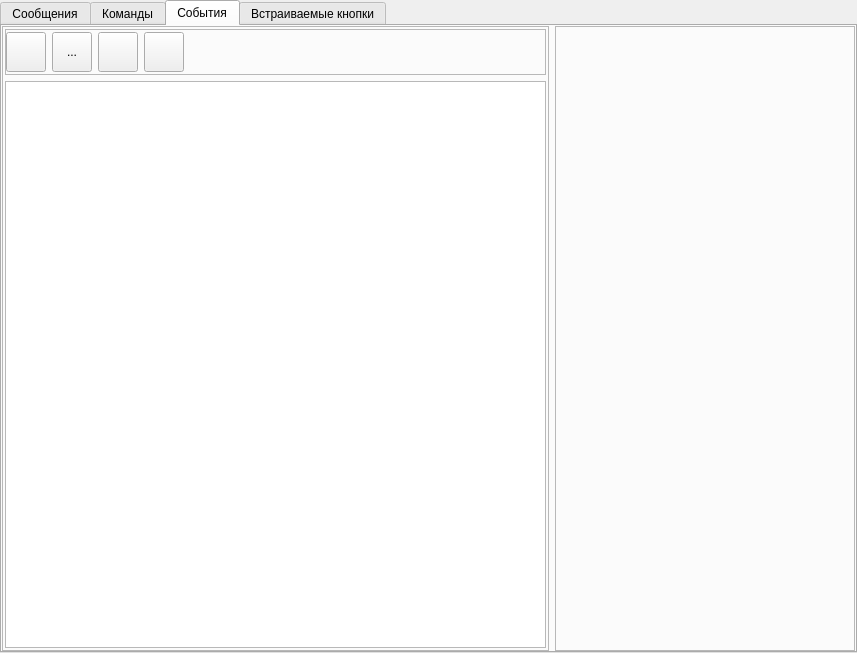
<?xml version="1.0" encoding="UTF-8"?>
<ui version="4.0">
 <class>TgBotConfigurationWidget</class>
 <widget class="QWidget" name="TgBotConfigurationWidget">
  <property name="geometry">
   <rect>
    <x>0</x>
    <y>0</y>
    <width>857</width>
    <height>653</height>
   </rect>
  </property>
  <property name="sizePolicy">
   <sizepolicy hsizetype="MinimumExpanding" vsizetype="MinimumExpanding">
    <horstretch>0</horstretch>
    <verstretch>0</verstretch>
   </sizepolicy>
  </property>
  <property name="windowTitle">
   <string>Form</string>
  </property>
  <layout class="QHBoxLayout" name="horizontalLayout">
   <property name="spacing">
    <number>0</number>
   </property>
   <property name="leftMargin">
    <number>0</number>
   </property>
   <property name="topMargin">
    <number>0</number>
   </property>
   <property name="rightMargin">
    <number>0</number>
   </property>
   <property name="bottomMargin">
    <number>0</number>
   </property>
   <item>
    <widget class="QTabWidget" name="tabWidget">
     <property name="currentIndex">
      <number>2</number>
     </property>
     <widget class="QWidget" name="tbMessageConfig">
      <attribute name="title">
       <string>Сообщения</string>
      </attribute>
      <layout class="QGridLayout" name="gridLayout" columnstretch="2,3">
       <property name="leftMargin">
        <number>0</number>
       </property>
       <property name="topMargin">
        <number>0</number>
       </property>
       <property name="rightMargin">
        <number>0</number>
       </property>
       <property name="bottomMargin">
        <number>0</number>
       </property>
       <property name="horizontalSpacing">
        <number>9</number>
       </property>
       <item row="0" column="0">
        <widget class="QFrame" name="frame">
         <property name="frameShape">
          <enum>QFrame::Shape::StyledPanel</enum>
         </property>
         <property name="frameShadow">
          <enum>QFrame::Shadow::Raised</enum>
         </property>
         <layout class="QVBoxLayout" name="verticalLayout">
          <property name="leftMargin">
           <number>2</number>
          </property>
          <property name="topMargin">
           <number>2</number>
          </property>
          <property name="rightMargin">
           <number>2</number>
          </property>
          <property name="bottomMargin">
           <number>2</number>
          </property>
          <item>
           <widget class="QFrame" name="frame_3">
            <property name="frameShape">
             <enum>QFrame::Shape::StyledPanel</enum>
            </property>
            <property name="frameShadow">
             <enum>QFrame::Shadow::Raised</enum>
            </property>
            <layout class="QHBoxLayout" name="horizontalLayout_2">
             <property name="leftMargin">
              <number>0</number>
             </property>
             <property name="topMargin">
              <number>2</number>
             </property>
             <property name="bottomMargin">
              <number>2</number>
             </property>
             <item>
              <widget class="QToolButton" name="tbAddTGMessage">
               <property name="minimumSize">
                <size>
                 <width>40</width>
                 <height>40</height>
                </size>
               </property>
               <property name="toolTip">
                <string>Добавить сообщение</string>
               </property>
               <property name="text">
                <string>...</string>
               </property>
               <property name="icon">
                <iconset resource="res.qrc">
                 <normaloff>:/img/icons/add-message.png</normaloff>:/img/icons/add-message.png</iconset>
               </property>
               <property name="iconSize">
                <size>
                 <width>30</width>
                 <height>30</height>
                </size>
               </property>
              </widget>
             </item>
             <item>
              <widget class="QToolButton" name="tbDeleteMessage">
               <property name="minimumSize">
                <size>
                 <width>40</width>
                 <height>40</height>
                </size>
               </property>
               <property name="toolTip">
                <string>Удалить сообщение</string>
               </property>
               <property name="text">
                <string>...</string>
               </property>
               <property name="icon">
                <iconset resource="res.qrc">
                 <normaloff>:/img/icons/delete-message.png</normaloff>:/img/icons/delete-message.png</iconset>
               </property>
               <property name="iconSize">
                <size>
                 <width>30</width>
                 <height>30</height>
                </size>
               </property>
              </widget>
             </item>
             <item>
              <widget class="QToolButton" name="tbSaveMessage">
               <property name="minimumSize">
                <size>
                 <width>40</width>
                 <height>40</height>
                </size>
               </property>
               <property name="toolTip">
                <string>Сохранить сообщение</string>
               </property>
               <property name="text">
                <string>...</string>
               </property>
               <property name="icon">
                <iconset resource="res.qrc">
                 <normaloff>:/img/icons/save-message.png</normaloff>:/img/icons/save-message.png</iconset>
               </property>
               <property name="iconSize">
                <size>
                 <width>30</width>
                 <height>30</height>
                </size>
               </property>
              </widget>
             </item>
             <item>
              <spacer name="horizontalSpacer">
               <property name="orientation">
                <enum>Qt::Orientation::Horizontal</enum>
               </property>
               <property name="sizeHint" stdset="0">
                <size>
                 <width>40</width>
                 <height>20</height>
                </size>
               </property>
              </spacer>
             </item>
            </layout>
           </widget>
          </item>
          <item>
           <widget class="QTreeView" name="tvTGMessages"/>
          </item>
         </layout>
        </widget>
       </item>
       <item row="0" column="1">
        <widget class="QFrame" name="frMessageData">
         <property name="frameShape">
          <enum>QFrame::Shape::StyledPanel</enum>
         </property>
         <property name="frameShadow">
          <enum>QFrame::Shadow::Raised</enum>
         </property>
         <layout class="QVBoxLayout" name="verticalLayout_2">
          <property name="spacing">
           <number>0</number>
          </property>
          <property name="leftMargin">
           <number>0</number>
          </property>
          <property name="topMargin">
           <number>0</number>
          </property>
          <property name="rightMargin">
           <number>0</number>
          </property>
          <property name="bottomMargin">
           <number>0</number>
          </property>
         </layout>
        </widget>
       </item>
      </layout>
     </widget>
     <widget class="QWidget" name="tbCommandsConfig">
      <attribute name="title">
       <string>Команды</string>
      </attribute>
      <layout class="QHBoxLayout" name="horizontalLayout_3" stretch="2,3">
       <property name="leftMargin">
        <number>0</number>
       </property>
       <property name="topMargin">
        <number>0</number>
       </property>
       <property name="rightMargin">
        <number>0</number>
       </property>
       <property name="bottomMargin">
        <number>0</number>
       </property>
       <item>
        <widget class="QFrame" name="frame_4">
         <property name="frameShape">
          <enum>QFrame::Shape::StyledPanel</enum>
         </property>
         <property name="frameShadow">
          <enum>QFrame::Shadow::Raised</enum>
         </property>
         <layout class="QVBoxLayout" name="verticalLayout_10">
          <property name="leftMargin">
           <number>2</number>
          </property>
          <property name="topMargin">
           <number>2</number>
          </property>
          <property name="rightMargin">
           <number>2</number>
          </property>
          <property name="bottomMargin">
           <number>2</number>
          </property>
          <item>
           <widget class="QFrame" name="frame_6">
            <property name="frameShape">
             <enum>QFrame::Shape::StyledPanel</enum>
            </property>
            <property name="frameShadow">
             <enum>QFrame::Shadow::Raised</enum>
            </property>
            <layout class="QHBoxLayout" name="horizontalLayout_4">
             <property name="leftMargin">
              <number>0</number>
             </property>
             <property name="topMargin">
              <number>2</number>
             </property>
             <property name="rightMargin">
              <number>9</number>
             </property>
             <property name="bottomMargin">
              <number>2</number>
             </property>
             <item>
              <widget class="QToolButton" name="tbAddTGCommand">
               <property name="minimumSize">
                <size>
                 <width>40</width>
                 <height>40</height>
                </size>
               </property>
               <property name="text">
                <string>...</string>
               </property>
               <property name="icon">
                <iconset resource="res.qrc">
                 <normaloff>:/img/icons/add_command.png</normaloff>:/img/icons/add_command.png</iconset>
               </property>
               <property name="iconSize">
                <size>
                 <width>30</width>
                 <height>30</height>
                </size>
               </property>
              </widget>
             </item>
             <item>
              <widget class="QToolButton" name="tbDeleteCommand">
               <property name="minimumSize">
                <size>
                 <width>40</width>
                 <height>40</height>
                </size>
               </property>
               <property name="text">
                <string>...</string>
               </property>
               <property name="icon">
                <iconset resource="res.qrc">
                 <normaloff>:/img/icons/delete_command.png</normaloff>:/img/icons/delete_command.png</iconset>
               </property>
               <property name="iconSize">
                <size>
                 <width>30</width>
                 <height>30</height>
                </size>
               </property>
              </widget>
             </item>
             <item>
              <widget class="QToolButton" name="tbSaveCommands">
               <property name="minimumSize">
                <size>
                 <width>40</width>
                 <height>40</height>
                </size>
               </property>
               <property name="text">
                <string>...</string>
               </property>
               <property name="icon">
                <iconset resource="res.qrc">
                 <normaloff>:/img/icons/save_command.png</normaloff>:/img/icons/save_command.png</iconset>
               </property>
               <property name="iconSize">
                <size>
                 <width>30</width>
                 <height>30</height>
                </size>
               </property>
              </widget>
             </item>
             <item>
              <widget class="QToolButton" name="tbAddTGCommandToMainMenu">
               <property name="minimumSize">
                <size>
                 <width>40</width>
                 <height>40</height>
                </size>
               </property>
               <property name="text">
                <string>...</string>
               </property>
               <property name="icon">
                <iconset resource="res.qrc">
                 <normaloff>:/img/icons/add_to_main_menu_command.png</normaloff>:/img/icons/add_to_main_menu_command.png</iconset>
               </property>
               <property name="iconSize">
                <size>
                 <width>30</width>
                 <height>30</height>
                </size>
               </property>
              </widget>
             </item>
             <item>
              <spacer name="horizontalSpacer_2">
               <property name="orientation">
                <enum>Qt::Orientation::Horizontal</enum>
               </property>
               <property name="sizeHint" stdset="0">
                <size>
                 <width>40</width>
                 <height>20</height>
                </size>
               </property>
              </spacer>
             </item>
            </layout>
           </widget>
          </item>
          <item>
           <widget class="QFrame" name="frame_7">
            <property name="frameShape">
             <enum>QFrame::Shape::StyledPanel</enum>
            </property>
            <property name="frameShadow">
             <enum>QFrame::Shadow::Raised</enum>
            </property>
            <layout class="QVBoxLayout" name="verticalLayout_11">
             <property name="leftMargin">
              <number>0</number>
             </property>
             <property name="topMargin">
              <number>0</number>
             </property>
             <property name="rightMargin">
              <number>0</number>
             </property>
             <property name="bottomMargin">
              <number>0</number>
             </property>
             <item>
              <widget class="QTreeView" name="tvAllCommands"/>
             </item>
            </layout>
           </widget>
          </item>
         </layout>
        </widget>
       </item>
       <item>
        <widget class="QFrame" name="frCommandData">
         <property name="frameShape">
          <enum>QFrame::Shape::StyledPanel</enum>
         </property>
         <property name="frameShadow">
          <enum>QFrame::Shadow::Raised</enum>
         </property>
         <layout class="QVBoxLayout" name="verticalLayout_16">
          <property name="spacing">
           <number>0</number>
          </property>
          <property name="leftMargin">
           <number>0</number>
          </property>
          <property name="topMargin">
           <number>0</number>
          </property>
          <property name="rightMargin">
           <number>0</number>
          </property>
          <property name="bottomMargin">
           <number>0</number>
          </property>
         </layout>
        </widget>
       </item>
      </layout>
     </widget>
     <widget class="QWidget" name="tbEventsConfig">
      <attribute name="title">
       <string>События</string>
      </attribute>
      <layout class="QHBoxLayout" name="horizontalLayout_5" stretch="0,0">
       <property name="leftMargin">
        <number>0</number>
       </property>
       <property name="topMargin">
        <number>0</number>
       </property>
       <property name="rightMargin">
        <number>0</number>
       </property>
       <property name="bottomMargin">
        <number>0</number>
       </property>
       <item>
        <widget class="QFrame" name="frame_8">
         <property name="frameShape">
          <enum>QFrame::Shape::StyledPanel</enum>
         </property>
         <property name="frameShadow">
          <enum>QFrame::Shadow::Raised</enum>
         </property>
         <layout class="QVBoxLayout" name="verticalLayout_17">
          <property name="leftMargin">
           <number>2</number>
          </property>
          <property name="topMargin">
           <number>2</number>
          </property>
          <property name="rightMargin">
           <number>2</number>
          </property>
          <property name="bottomMargin">
           <number>2</number>
          </property>
          <item>
           <widget class="QFrame" name="frame_10">
            <property name="frameShape">
             <enum>QFrame::Shape::StyledPanel</enum>
            </property>
            <property name="frameShadow">
             <enum>QFrame::Shadow::Raised</enum>
            </property>
            <layout class="QHBoxLayout" name="horizontalLayout_6">
             <property name="leftMargin">
              <number>0</number>
             </property>
             <property name="topMargin">
              <number>2</number>
             </property>
             <property name="bottomMargin">
              <number>2</number>
             </property>
             <item>
              <widget class="QToolButton" name="tbAddTGEvent">
               <property name="minimumSize">
                <size>
                 <width>40</width>
                 <height>40</height>
                </size>
               </property>
               <property name="text">
                <string/>
               </property>
               <property name="icon">
                <iconset resource="res.qrc">
                 <normaloff>:/img/icons/add_event.png</normaloff>:/img/icons/add_event.png</iconset>
               </property>
               <property name="iconSize">
                <size>
                 <width>30</width>
                 <height>30</height>
                </size>
               </property>
              </widget>
             </item>
             <item>
              <widget class="QToolButton" name="tbAddScheduleEvent">
               <property name="minimumSize">
                <size>
                 <width>40</width>
                 <height>40</height>
                </size>
               </property>
               <property name="text">
                <string>...</string>
               </property>
               <property name="icon">
                <iconset resource="res.qrc">
                 <normaloff>:/img/icons/add_sch_event.png</normaloff>:/img/icons/add_sch_event.png</iconset>
               </property>
               <property name="iconSize">
                <size>
                 <width>31</width>
                 <height>30</height>
                </size>
               </property>
              </widget>
             </item>
             <item>
              <widget class="QToolButton" name="tbDeleteEvent">
               <property name="minimumSize">
                <size>
                 <width>40</width>
                 <height>40</height>
                </size>
               </property>
               <property name="text">
                <string/>
               </property>
               <property name="icon">
                <iconset resource="res.qrc">
                 <normaloff>:/img/icons/delete_event.png</normaloff>:/img/icons/delete_event.png</iconset>
               </property>
               <property name="iconSize">
                <size>
                 <width>30</width>
                 <height>30</height>
                </size>
               </property>
              </widget>
             </item>
             <item>
              <widget class="QToolButton" name="tbSaveEvents">
               <property name="minimumSize">
                <size>
                 <width>40</width>
                 <height>40</height>
                </size>
               </property>
               <property name="text">
                <string/>
               </property>
               <property name="icon">
                <iconset resource="res.qrc">
                 <normaloff>:/img/icons/save_event.png</normaloff>:/img/icons/save_event.png</iconset>
               </property>
               <property name="iconSize">
                <size>
                 <width>30</width>
                 <height>30</height>
                </size>
               </property>
              </widget>
             </item>
             <item>
              <spacer name="horizontalSpacer_3">
               <property name="orientation">
                <enum>Qt::Orientation::Horizontal</enum>
               </property>
               <property name="sizeHint" stdset="0">
                <size>
                 <width>40</width>
                 <height>20</height>
                </size>
               </property>
              </spacer>
             </item>
            </layout>
           </widget>
          </item>
          <item>
           <widget class="QTreeView" name="tvAllEvents"/>
          </item>
         </layout>
        </widget>
       </item>
       <item>
        <widget class="QFrame" name="frEventsData">
         <property name="minimumSize">
          <size>
           <width>300</width>
           <height>0</height>
          </size>
         </property>
         <property name="frameShape">
          <enum>QFrame::Shape::StyledPanel</enum>
         </property>
         <property name="frameShadow">
          <enum>QFrame::Shadow::Raised</enum>
         </property>
         <layout class="QVBoxLayout" name="verticalLayout_19">
          <property name="spacing">
           <number>6</number>
          </property>
          <property name="leftMargin">
           <number>0</number>
          </property>
          <property name="topMargin">
           <number>0</number>
          </property>
          <property name="rightMargin">
           <number>0</number>
          </property>
          <property name="bottomMargin">
           <number>0</number>
          </property>
         </layout>
        </widget>
       </item>
      </layout>
     </widget>
     <widget class="QWidget" name="tbInlineButtons">
      <attribute name="title">
       <string>Встраиваемые кнопки</string>
      </attribute>
      <layout class="QHBoxLayout" name="horizontalLayout_10" stretch="2,3">
       <property name="spacing">
        <number>6</number>
       </property>
       <property name="leftMargin">
        <number>0</number>
       </property>
       <property name="topMargin">
        <number>0</number>
       </property>
       <property name="rightMargin">
        <number>0</number>
       </property>
       <property name="bottomMargin">
        <number>0</number>
       </property>
       <item>
        <widget class="QFrame" name="frame_11">
         <property name="frameShape">
          <enum>QFrame::Shape::StyledPanel</enum>
         </property>
         <property name="frameShadow">
          <enum>QFrame::Shadow::Raised</enum>
         </property>
         <layout class="QVBoxLayout" name="verticalLayout_21">
          <property name="leftMargin">
           <number>2</number>
          </property>
          <property name="topMargin">
           <number>2</number>
          </property>
          <property name="rightMargin">
           <number>2</number>
          </property>
          <property name="bottomMargin">
           <number>2</number>
          </property>
          <item>
           <widget class="QFrame" name="frame_13">
            <property name="frameShape">
             <enum>QFrame::Shape::StyledPanel</enum>
            </property>
            <property name="frameShadow">
             <enum>QFrame::Shadow::Raised</enum>
            </property>
            <layout class="QHBoxLayout" name="horizontalLayout_11">
             <property name="leftMargin">
              <number>0</number>
             </property>
             <property name="topMargin">
              <number>2</number>
             </property>
             <property name="bottomMargin">
              <number>2</number>
             </property>
             <item>
              <widget class="QToolButton" name="tbAddTGInlineButton">
               <property name="minimumSize">
                <size>
                 <width>40</width>
                 <height>40</height>
                </size>
               </property>
               <property name="text">
                <string>...</string>
               </property>
               <property name="icon">
                <iconset resource="res.qrc">
                 <normaloff>:/img/icons/inline_btns_add.png</normaloff>:/img/icons/inline_btns_add.png</iconset>
               </property>
               <property name="iconSize">
                <size>
                 <width>30</width>
                 <height>30</height>
                </size>
               </property>
              </widget>
             </item>
             <item>
              <widget class="QToolButton" name="tbDeleteInlineButton">
               <property name="minimumSize">
                <size>
                 <width>40</width>
                 <height>40</height>
                </size>
               </property>
               <property name="text">
                <string>...</string>
               </property>
               <property name="icon">
                <iconset resource="res.qrc">
                 <normaloff>:/img/icons/inline_btns_delete.png</normaloff>:/img/icons/inline_btns_delete.png</iconset>
               </property>
               <property name="iconSize">
                <size>
                 <width>30</width>
                 <height>30</height>
                </size>
               </property>
              </widget>
             </item>
             <item>
              <widget class="QToolButton" name="tbSaveInlineButtons">
               <property name="minimumSize">
                <size>
                 <width>40</width>
                 <height>40</height>
                </size>
               </property>
               <property name="text">
                <string>...</string>
               </property>
               <property name="icon">
                <iconset resource="res.qrc">
                 <normaloff>:/img/icons/inline_btns_save.png</normaloff>:/img/icons/inline_btns_save.png</iconset>
               </property>
               <property name="iconSize">
                <size>
                 <width>30</width>
                 <height>30</height>
                </size>
               </property>
              </widget>
             </item>
             <item>
              <spacer name="horizontalSpacer_4">
               <property name="orientation">
                <enum>Qt::Orientation::Horizontal</enum>
               </property>
               <property name="sizeHint" stdset="0">
                <size>
                 <width>40</width>
                 <height>20</height>
                </size>
               </property>
              </spacer>
             </item>
            </layout>
           </widget>
          </item>
          <item>
           <widget class="QFrame" name="frame_14">
            <property name="frameShape">
             <enum>QFrame::Shape::StyledPanel</enum>
            </property>
            <property name="frameShadow">
             <enum>QFrame::Shadow::Raised</enum>
            </property>
            <layout class="QVBoxLayout" name="verticalLayout_22">
             <property name="leftMargin">
              <number>2</number>
             </property>
             <property name="topMargin">
              <number>2</number>
             </property>
             <property name="rightMargin">
              <number>2</number>
             </property>
             <property name="bottomMargin">
              <number>2</number>
             </property>
             <item>
              <widget class="QTreeView" name="tvAllInlineButtons"/>
             </item>
            </layout>
           </widget>
          </item>
         </layout>
        </widget>
       </item>
       <item>
        <widget class="QFrame" name="frInlineButtonData">
         <property name="frameShape">
          <enum>QFrame::Shape::StyledPanel</enum>
         </property>
         <property name="frameShadow">
          <enum>QFrame::Shadow::Raised</enum>
         </property>
         <layout class="QVBoxLayout" name="verticalLayout_23">
          <property name="leftMargin">
           <number>0</number>
          </property>
          <property name="topMargin">
           <number>0</number>
          </property>
          <property name="rightMargin">
           <number>0</number>
          </property>
          <property name="bottomMargin">
           <number>0</number>
          </property>
         </layout>
        </widget>
       </item>
      </layout>
     </widget>
    </widget>
   </item>
  </layout>
 </widget>
 <resources>
  <include location="res.qrc"/>
 </resources>
 <connections/>
</ui>
